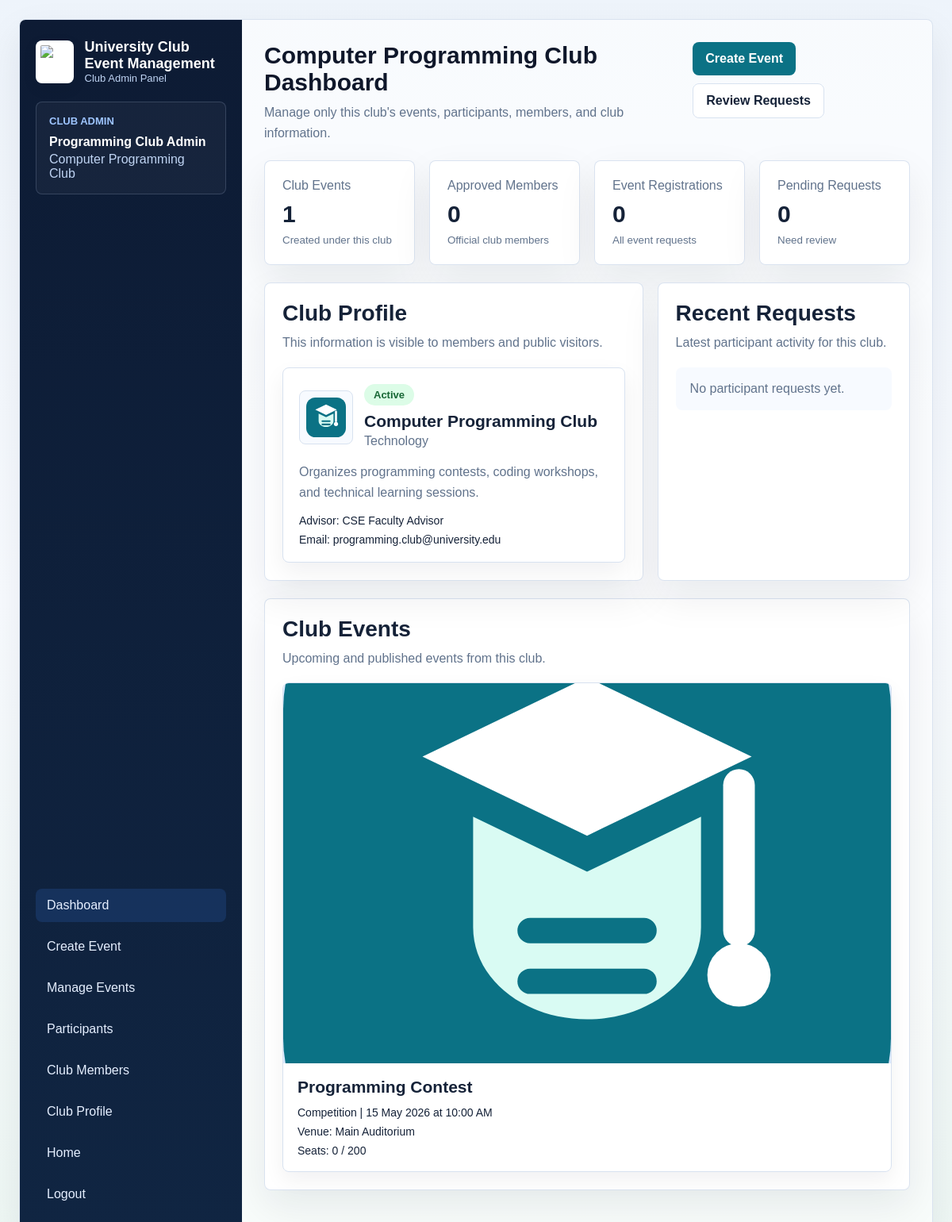
/club-admin/dashboard.php (signed in), run on the app's committed database.
### tables this page shows
CREATE TABLE IF NOT EXISTS clubs (
    club_id INT AUTO_INCREMENT PRIMARY KEY,
    name VARCHAR(150) NOT NULL UNIQUE,
    category VARCHAR(80) DEFAULT 'General',
    advisor_name VARCHAR(120) DEFAULT NULL,
    advisor_email VARCHAR(120) DEFAULT NULL,
    description TEXT,
    logo_path VARCHAR(255) DEFAULT 'assets/images/club_logo.svg',
    status ENUM('active', 'inactive') DEFAULT 'active',
    created_at TIMESTAMP DEFAULT CURRENT_TIMESTAMP
);

CREATE TABLE IF NOT EXISTS events (
    event_id INT AUTO_INCREMENT PRIMARY KEY,
    club_id INT DEFAULT NULL,
    title VARCHAR(200) NOT NULL,
    description TEXT,
    image_path VARCHAR(255) DEFAULT NULL,
    category VARCHAR(80) DEFAULT 'General',
    event_date DATE NOT NULL,
    event_time TIME DEFAULT NULL,
    registration_deadline DATE DEFAULT NULL,
    venue VARCHAR(150) NOT NULL,
    capacity INT NOT NULL,
    created_by INT DEFAULT NULL,
    created_by_club_admin INT DEFAULT NULL,
    created_at TIMESTAMP DEFAULT CURRENT_TIMESTAMP,
    CONSTRAINT chk_events_capacity CHECK (capacity > 0 AND capacity <= 500),
    CONSTRAINT fk_events_club FOREIGN KEY (club_id) REFERENCES clubs(club_id) ON DELETE SET NULL,
    CONSTRAINT fk_events_admin FOREIGN KEY (created_by) REFERENCES admins(admin_id) ON DELETE SET NULL,
    CONSTRAINT fk_events_club_admin FOREIGN KEY (created_by_club_admin) REFERENCES club_admins(club_admin_id) ON DELETE SET NULL
);

### backend/db.php (called while the page is built, shortened)
<?php
$dbHost = 'localhost';
$dbUser = 'event_app';
$dbPass = 'event_app_2026';
$dbName = 'university_club_events';
$conn = new mysqli($dbHost, $dbUser, $dbPass, $dbName);
$conn->set_charset('utf8mb4');
function ensureColumn(mysqli $conn, string $dbName, string $tableName, string $columnName, string $definition): void
{
    $stmt = $conn->prepare(
        'SELECT COUNT(*) AS total
         FROM information_schema.COLUMNS
         WHERE TABLE_SCHEMA = ?
           AND TABLE_NAME = ?
           AND COLUMN_NAME = ?'
    );
    $stmt->bind_param('sss', $dbName, $tableName, $columnName);
    $stmt->execute();
    $columnData = $stmt->get_result()->fetch_assoc();
}
$conn->query(
    "CREATE TABLE IF NOT EXISTS clubs (
        club_id INT AUTO_INCREMENT PRIMARY KEY,
        name VARCHAR(150) NOT NULL UNIQUE,
        category VARCHAR(80) DEFAULT 'General',
        advisor_name VARCHAR(120) DEFAULT NULL,
        advisor_email VARCHAR(120) DEFAULT NULL,
        description TEXT,
        logo_path VARCHAR(255) DEFAULT 'assets/images/club_logo.svg',
        status ENUM('active', 'inactive') DEFAULT 'active',
        created_at TIMESTAMP DEFAULT CURRENT_TIMESTAMP
    )"
);
$conn->query(
    "CREATE TABLE IF NOT EXISTS club_admins (
        club_admin_id INT AUTO_INCREMENT PRIMARY KEY,
        club_id INT NOT NULL,
        name VARCHAR(120) NOT NULL,
        email VARCHAR(120) NOT NULL UNIQUE,
        password VARCHAR(255) NOT NULL,
        status ENUM('active', 'inactive') DEFAULT 'active',
        created_at TIMESTAMP DEFAULT CURRENT_TIMESTAMP,
        INDEX idx_club_admins_club (club_id)
    )"
);
$conn->query(
    "CREATE TABLE IF NOT EXISTS club_memberships (
        membership_id INT AUTO_INCREMENT PRIMARY KEY,
        student_id INT NOT NULL,
        club_id INT NOT NULL,
        status ENUM('pending', 'approved', 'rejected') DEFAULT 'pending',
        requested_at TIMESTAMP DEFAULT CURRENT_TIMESTAMP,
        decided_at TIMESTAMP NULL DEFAULT NULL,
        UNIQUE KEY uq_student_club (student_id, club_id),
        INDEX idx_club_memberships_club (club_id),
        INDEX idx_club_memberships_student (student_id)
    )"
);
ensureColumn($conn, $dbName, 'events', 'image_path', 'VARCHAR(255) DEFAULT NULL AFTER description');
function e(string $value): string
{
    return htmlspecialchars($value, ENT_QUOTES, 'UTF-8');
}
function eventImageUrl(?string $path, string $prefix = ''): string
{
    $cleanPath = trim((string) $path);
    if ($cleanPath !== '') {
        return e($prefix . ltrim($cleanPath, '/'));
    }
    return e($prefix . 'assets/images/club_logo.svg');
}

### club-admin/dashboard.php (the view, shortened to what this page needs)
<?php
require_once __DIR__ . '/../backend/db.php';
$clubId = (int) $_SESSION['club_admin_club_id'];
$stats = [
    'events' => 0,
    'members' => 0,
    'registrations' => 0,
    'pending_registrations' => 0,
];
$statsQueries = [
    'events' => 'SELECT COUNT(*) AS total FROM events WHERE club_id = ?',
    'members' => 'SELECT COUNT(*) AS total FROM club_memberships WHERE club_id = ? AND status = "approved"',
    'registrations' => 'SELECT COUNT(r.registration_id) AS total FROM registrations r INNER JOIN events e ON e.event_id = r.event_id WHERE e.club_id = ?',
    'pending_registrations' => 'SELECT COUNT(r.registration_id) AS total FROM registrations r INNER JOIN events e ON e.event_id = r.event_id WHERE e.club_id = ? AND r.status = "pending"',
];
foreach ($statsQueries as $key => $query) {
    $stmt = $conn->prepare($query);
    $stmt->bind_param('i', $clubId);
    $stmt->execute();
    $stats[$key] = (int) ($stmt->get_result()->fetch_assoc()['total'] ?? 0);
}
$clubStmt = $conn->prepare('SELECT name, category, advisor_name, advisor_email, description, logo_path, status FROM clubs WHERE club_id = ? LIMIT 1');
$clubStmt->bind_param('i', $clubId);
$clubStmt->execute();
$club = $clubStmt->get_result()->fetch_assoc();
$eventsStmt = $conn->prepare(
    'SELECT e.event_id, e.title, e.image_path, e.category, e.event_date, e.event_time, e.venue, e.capacity,
            COUNT(CASE WHEN r.status IN ("pending", "approved") THEN 1 END) AS total_registered
     FROM events e
     LEFT JOIN registrations r ON r.event_id = e.event_id
     WHERE e.club_id = ?
     GROUP BY e.event_id, e.title, e.image_path, e.category, e.event_date, e.event_time, e.venue, e.capacity
     ORDER BY e.event_date ASC
     LIMIT 6'
);
$eventsStmt->bind_param('i', $clubId);
$eventsStmt->execute();
$events = $eventsStmt->get_result();
$requestsStmt = $conn->prepare(
    'SELECT r.status, s.name AS student_name, e.title AS event_title, r.registered_at
     FROM registrations r
     INNER JOIN students s ON s.student_id = r.student_id
     INNER JOIN events e ON e.event_id = r.event_id
     WHERE e.club_id = ?
     ORDER BY r.registered_at DESC
     LIMIT 6'
);
$requestsStmt->bind_param('i', $clubId);
$requestsStmt->execute();
$recentRequests = $requestsStmt->get_result();
?>
<!DOCTYPE html>
<html lang="en">
<head>
    <link rel="stylesheet" href="../student/style.css">
</head>
<body class="app-page">
    <div class="app-shell">
        <aside class="sidebar club-sidebar">
            <div>
                <div class="brand-row">
                    <img src="../assets/images/puc_logo.png" alt="PUC Logo" class="brand-logo">
                    <div class="brand-copy">
                        <strong>University Club Event Management</strong>
                        <span>Club Admin Panel</span>
                    </div>
                </div>
                <div class="sidebar-card" style="margin-top: 22px;">
                    <p class="eyebrow">Club Admin</p>
                    <div class="profile-meta">
                        <strong><?= e($_SESSION['club_admin_name']); ?></strong>
                        <span><?= e($_SESSION['club_admin_club_name']); ?></span>
                    </div>
                </div>
            </div>
            <nav class="nav-links">
                <a href="dashboard.php" class="active">Dashboard</a>
                <a href="create-event.php">Create Event</a>
                <a href="manage-events.php">Manage Events</a>
                <a href="participants.php">Participants</a>
                <a href="members.php">Club Members</a>
                <a href="profile.php">Club Profile</a>
                <a href="../index.php">Home</a>
                <a href="../backend/logout.php?club=1">Logout</a>
            </nav>
        </aside>
        <main class="content">
            <section class="topbar">
                <div>
                    <h1><?= e($_SESSION['club_admin_club_name']); ?> Dashboard</h1>
                    <p class="muted">Manage only this club's events, participants, members, and club information.</p>
                </div>
                <div class="topbar-actions">
                    <a class="button-link" href="create-event.php">Create Event</a>
                    <a class="button-link ghost" href="participants.php">Review Requests</a>
                </div>
            </section>
            <section class="stats-grid">
                <article class="stat-card"><span>Club Events</span><strong><?= e((string) $stats['events']); ?></strong><small>Created under this club</small></article>
                <article class="stat-card"><span>Approved Members</span><strong><?= e((string) $stats['members']); ?></strong><small>Official club members</small></article>
                <article class="stat-card"><span>Event Registrations</span><strong><?= e((string) $stats['registrations']); ?></strong><small>All event requests</small></article>
                <article class="stat-card"><span>Pending Requests</span><strong><?= e((string) $stats['pending_registrations']); ?></strong><small>Need review</small></article>
            </section>
            <div class="panel-grid">
                <section class="panel">
                    <div class="section-head">
                        <h2>Club Profile</h2>
                        <p class="muted">This information is visible to members and public visitors.</p>
                    </div>
                    <article class="club-card">
                        <div class="club-card-head">
                            <img src="<?= eventImageUrl($club['logo_path'] ?? null, '../'); ?>" alt="<?= e($club['name'] ?? 'Club'); ?>">
                            <div>
                                <span class="status-badge status-<?= ($club['status'] ?? 'active') === 'active' ? 'success' : 'rejected'; ?>"><?= e(ucfirst($club['status'] ?? 'active')); ?></span>
                                <h3><?= e($club['name'] ?? $_SESSION['club_admin_club_name']); ?></h3>
                                <p><?= e($club['category'] ?? 'General'); ?></p>
                            </div>
                        </div>
                        <p><?= e($club['description'] ?: 'No club description added yet.'); ?></p>
                        <div class="meta-list">
                            <span>Advisor: <?= e($club['advisor_name'] ?: 'Not assigned'); ?></span>
                            <span>Email: <?= e($club['advisor_email'] ?: 'Not added'); ?></span>
                        </div>
                    </article>
                </section>
                <section class="panel">
                    <div class="section-head">
                        <h2>Recent Requests</h2>
                        <p class="muted">Latest participant activity for this club.</p>
                    </div>
                    <div class="list-stack">
                        <?php if (!$recentRequests || $recentRequests->num_rows === 0): ?>
                            <div class="empty-state">No participant requests yet.</div>
                        <?php endif; ?>
                    </div>
                </section>
            </div>
            <section class="panel">
                <div class="section-head">
                    <h2>Club Events</h2>
                    <p class="muted">Upcoming and published events from this club.</p>
                </div>
                <div class="showcase-grid">
                    <?php if (!$events || $events->num_rows === 0): ?>
                        <div class="empty-state">No events created for this club yet.</div>
                    <?php else: ?>
                        <?php while ($event = $events->fetch_assoc()): ?>
                            <article class="event-media-card">
                                <div class="event-thumb">
                                    <img src="<?= eventImageUrl($event['image_path'], '../'); ?>" alt="<?= e($event['title']); ?>">
                                </div>
                                <div class="event-body">
                                    <h3><?= e($event['title']); ?></h3>
                                    <div class="meta-list">
                                        <span><?= e($event['category']); ?> | <?= e(date('d M Y', strtotime($event['event_date']))); ?><?= $event['event_time'] ? ' at ' . e(date('h:i A', strtotime($event['event_time']))) : ''; ?></span>
                                        <span>Venue: <?= e($event['venue']); ?></span>
                                        <span>Seats: <?= e((string) $event['total_registered']); ?> / <?= e((string) $event['capacity']); ?></span>
                                    </div>
                                </div>
                            </article>
                        <?php endwhile; ?>
                    <?php endif; ?>
                </div>
            </section>
        </main>
    </div>
</body>
</html>

### data on the page
clubs: logo_path (picture), status "Active", name "Computer Programming Club", category "Technology", description "Organizes programming contests, coding workshops, and technical learning sessions.", advisor_name "CSE Faculty Advisor", advisor_email "programming.club@university.edu"
events: image_path (picture), title "Programming Contest", category "Competition", event_date "15 May 2026", event_time "10:00 AM", venue "Main Auditorium", total_registered "0", capacity "200"

### other printed values
$_SESSION['club_admin_name'] "Programming Club Admin"
$_SESSION['club_admin_club_name'] "Computer Programming Club"
$stats['events'] "1"
$stats['members'] "0"
$stats['registrations'] "0"
$stats['pending_registrations'] "0"
